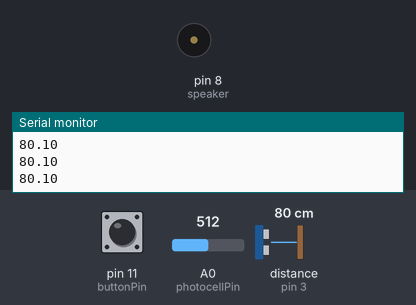
A sketch run on a simulated Arduino Uno, built with avr-gcc and run on an emulated ATmega328P. On the bench: buzzer (waves = sounding), the last lines printed to the serial monitor. Wiring (inferred from the names in the program): ultrasonic range finder: trigger pin 2; echo pin 3. Inputs (shaded band) come from the test bench; at power-on: distance to the obstacle (sensor on pin 3) 80 cm, A0 (photocellPin) = 512, pin 11 (buttonPin) LOW. The echo pulse lasts 58.3 µs per cm.

Above: at 1.2 s.
1.3 s: distance to the obstacle (sensor on pin 3) set to 33 cm
2.8 s: distance to the obstacle (sensor on pin 3) set to 27 cm
At 3.09 s:
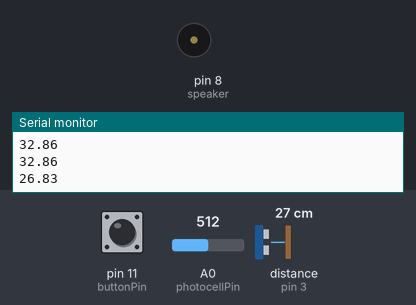
5.8 s: distance to the obstacle (sensor on pin 3) set to 35 cm
At 6.5 s:
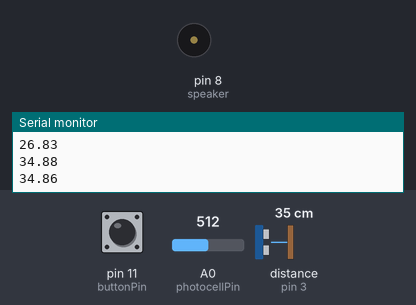
7.3 s: A0 (photocellPin) set to 481
At 8.1 s:
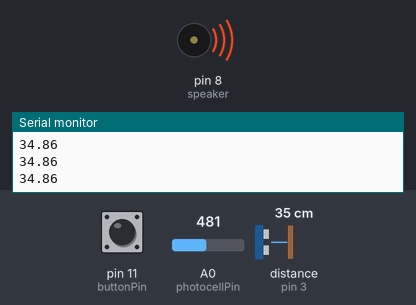
10.3 s: A0 (photocellPin) set to 510
At 13.0 s:
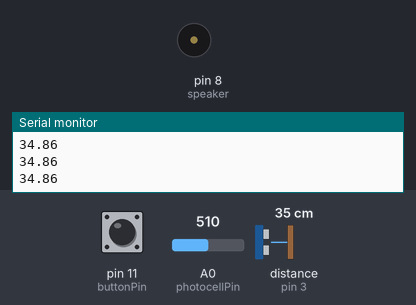
13.3 s: pin 11 (buttonPin) pulled HIGH for 0.15 s
At 13.9 s:
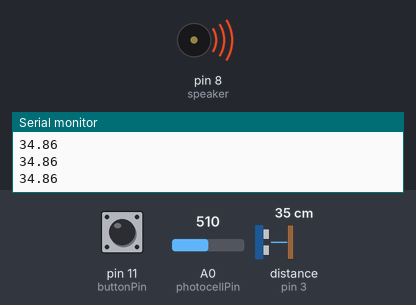
Timing chart, 0 to 17.0 s (numbered marks = the images above; inputs shaded):
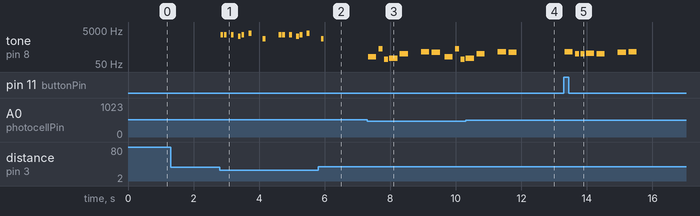

Measured:
- the behaviour switches between 500 and 499 on A0 (photocellPin) (found by bisection; images 2 and 3)
- after the input at 2.8 s, tone on pin 8 (speaker): plays 2637 Hz for 0.08 s, 2637 Hz for 0.08 s, 2637 Hz for 0.08 s, 2093 Hz for 0.08 s, 2637 Hz for 0.08 s, 3136 Hz for 0.08 s … (13 notes in this stretch), starting at once
- after the input at 5.8 s, tone on pin 8 (speaker): goes on until 6.0 s, then stays silent
- after the input at 7.3 s, tone on pin 8 (speaker): plays 131 Hz for 0.25 s, 392 Hz for 0.13 s, 98 Hz for 0.13 s, 110 Hz for 0.25 s, 196 Hz for 0.25 s, 262 Hz for 0.25 s … (10 notes in this stretch), starting at once
- after the input at 10.3 s, tone on pin 8 (speaker): goes on until 11.9 s, then stays silent
- after the input at 13.3 s, tone on pin 8 (speaker): plays 262 Hz for 0.25 s, 196 Hz for 0.13 s, 196 Hz for 0.13 s, 220 Hz for 0.25 s, 196 Hz for 0.25 s, 247 Hz for 0.25 s … (7 notes in this stretch), starting at once

The sketch:

sketch_oct19b.ino
```cpp
#include "pitches.h"

const int speaker = 8;
const int buttonPin = 11;
int buttonState = 0;

const int photocellPin = 0;
int photocellReading= 0;

const int echopin=3;
const int trigpin=2;


int melody1[] = {
  NOTE_C4, NOTE_G3, NOTE_G3, NOTE_A3, NOTE_G3, 0, NOTE_B3, NOTE_C4
};

int melody3[] = {
  NOTE_C3, NOTE_G4, NOTE_G2, NOTE_A2, NOTE_G3, 0, NOTE_C4, NOTE_B3
};

int melody2[] = {
  NOTE_E7, NOTE_E7, 0, NOTE_E7,
  0, NOTE_C7, NOTE_E7, 0,
  NOTE_G7, 0, 0,  0,
  NOTE_G6, 0, 0, 0,
 };

// note durations: 4 = quarter note, 8 = eighth note, etc.:
int noteDurations1[] = {
  4, 8, 8, 4, 4, 4, 4, 4
};

int noteDurations2[] = {
  12, 12, 12, 12,
  12, 12, 12, 12,
  12, 12, 12, 12,
  12, 12, 12, 12,
  };

void setup() {
  Serial.begin(9600);
  // put your setup code here, to run once:
  pinMode(buttonPin, INPUT);
  pinMode(speaker, OUTPUT);
  pinMode(echopin,INPUT);
  pinMode(trigpin,OUTPUT);
}

void loop() {
  //-----------------Button Control-----------------------
  buttonState = digitalRead(buttonPin);

//  Serial.println(buttonState);
//  delay(100);

  if(buttonState == HIGH){
    for (int thisNote = 0; thisNote < 8; thisNote++) {
      int noteDuration = 1000 / noteDurations1[thisNote];
      tone(8, melody1[thisNote], noteDuration);
      int pauseBetweenNotes = noteDuration * 1.30;
      delay(pauseBetweenNotes);
      noTone(8);
    }
   }
  //-----------------Button Control-----------------------

  //-----------------Distance Sensor Control--------------
  digitalWrite(trigpin,LOW);
  delayMicroseconds(2);
  digitalWrite(trigpin,HIGH);
  delayMicroseconds(10);
  digitalWrite(trigpin,LOW);
  float distance = pulseIn(echopin,HIGH);
  distance = distance/58.0;

  Serial.println(distance);
//  delay(100);

  if(distance<30){
    for (int thisNote = 0; thisNote < 16; thisNote++) {
    int noteDuration = 1000 / noteDurations2[thisNote];
    tone(8, melody2[thisNote], noteDuration);
    int pauseBetweenNotes = noteDuration * 1.30;
    delay(pauseBetweenNotes);
    noTone(8);
    }
   }
  delay(60);
  //-----------------Distance Sensor Control--------------

  //------------------Light Sensor Control----------------
  photocellReading = analogRead(photocellPin);

//  Serial.println(photocellReading);
//  delay(100);

  if(photocellReading < 500){
    for (int thisNote = 0; thisNote < 8; thisNote++) {
    int noteDuration = 1000 / noteDurations1[thisNote];
    tone(8, melody3[thisNote], noteDuration);
    int pauseBetweenNotes = noteDuration * 1.30;
    delay(pauseBetweenNotes);
    noTone(8);
    }
  }
  //------------------Light Sensor Control----------------
}
```

pitches.h
```cpp
/*************************************************
 * Public Constants
 *************************************************/

#define NOTE_B0  31
#define NOTE_C1  33
#define NOTE_CS1 35
#define NOTE_D1  37
#define NOTE_DS1 39
#define NOTE_E1  41
#define NOTE_F1  44
#define NOTE_FS1 46
#define NOTE_G1  49
#define NOTE_GS1 52
#define NOTE_A1  55
#define NOTE_AS1 58
#define NOTE_B1  62
#define NOTE_C2  65
#define NOTE_CS2 69
#define NOTE_D2  73
#define NOTE_DS2 78
#define NOTE_E2  82
#define NOTE_F2  87
#define NOTE_FS2 93
#define NOTE_G2  98
#define NOTE_GS2 104
#define NOTE_A2  110
#define NOTE_AS2 117
#define NOTE_B2  123
#define NOTE_C3  131
#define NOTE_CS3 139
#define NOTE_D3  147
#define NOTE_DS3 156
#define NOTE_E3  165
#define NOTE_F3  175
#define NOTE_FS3 185
#define NOTE_G3  196
#define NOTE_GS3 208
#define NOTE_A3  220
#define NOTE_AS3 233
#define NOTE_B3  247
#define NOTE_C4  262
#define NOTE_CS4 277
#define NOTE_D4  294
#define NOTE_DS4 311
#define NOTE_E4  330
#define NOTE_F4  349
#define NOTE_FS4 370
#define NOTE_G4  392
#define NOTE_GS4 415
#define NOTE_A4  440
#define NOTE_AS4 466
#define NOTE_B4  494
#define NOTE_C5  523
#define NOTE_CS5 554
#define NOTE_D5  587
#define NOTE_DS5 622
#define NOTE_E5  659
#define NOTE_F5  698
#define NOTE_FS5 740
#define NOTE_G5  784
#define NOTE_GS5 831
#define NOTE_A5  880
#define NOTE_AS5 932
#define NOTE_B5  988
#define NOTE_C6  1047
#define NOTE_CS6 1109
#define NOTE_D6  1175
#define NOTE_DS6 1245
#define NOTE_E6  1319
#define NOTE_F6  1397
#define NOTE_FS6 1480
#define NOTE_G6  1568
#define NOTE_GS6 1661
#define NOTE_A6  1760
#define NOTE_AS6 1865
#define NOTE_B6  1976
#define NOTE_C7  2093
#define NOTE_CS7 2217
#define NOTE_D7  2349
#define NOTE_DS7 2489
#define NOTE_E7  2637
#define NOTE_F7  2794
#define NOTE_FS7 2960
#define NOTE_G7  3136
#define NOTE_GS7 3322
#define NOTE_A7  3520
#define NOTE_AS7 3729
#define NOTE_B7  3951
#define NOTE_C8  4186
#define NOTE_CS8 4435
#define NOTE_D8  4699
#define NOTE_DS8 4978
```
